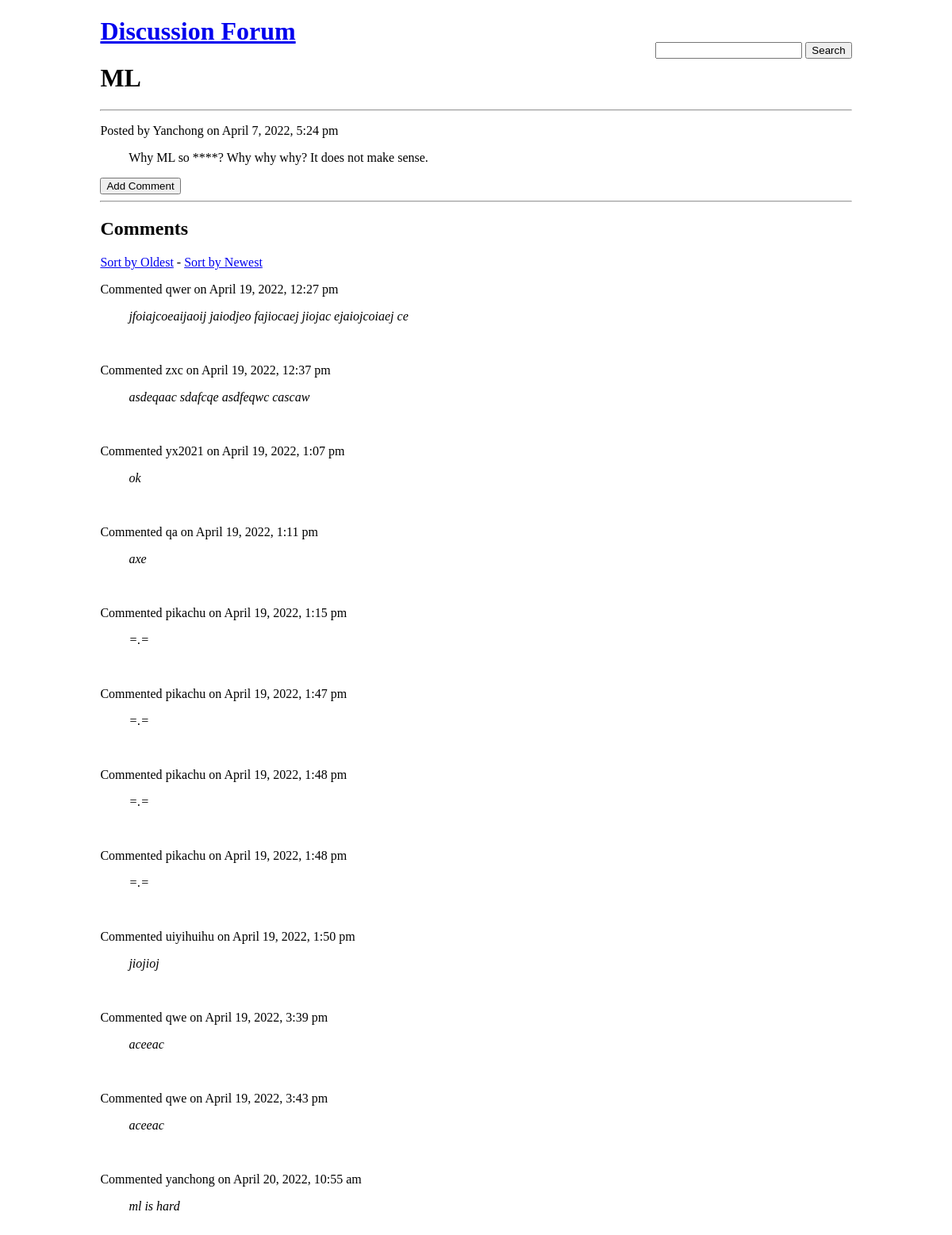
Screenshot of /view.php?id=3 with the database file from the repository.
### tables this page shows
CREATE TABLE posts (id integer primary key autoincrement, title text, body text, name text, time integer);

CREATE TABLE comments (id integer primary key autoincrement, post_id integer, body text, name text, time integer);

### view.php (the view, shortened to what this page needs)
<!doctype html>
<html>
  <head>
  </head>
  <body>
    <div id="container">
      <div id="search_box">
        <form id="search" method="post" action="search.php">
          <input type="text" name="keyword">
          <button>Search</button>
        </form>
      </div>
      <a href='index.php'><h1>Discussion Forum</h1></a>
      <?php
        include('config.php');
        $id = $_GET['id'];
        $sql = "SELECT * FROM posts WHERE id = $id";
        $result = $db->query($sql);
        $row=$result->fetchArray();
      ?>
      <h1>
        <?php print $row['title']; ?>
      </h1>
      <hr>
      <div>
        <p>Posted by <?php print $row['name']?> on
        <?php
          $pretty_time = date("F j, Y, g:i a", $row['time']);
          print $pretty_time;
        ?></p>
        <p>&emsp;&emsp; <?php print $row['body']?></p>
        <button id='panel_visibility' data-status="hidden">Add Comment</button><br>
      </div>
      <hr>
      <h2>Comments</h2>
      <a href="view.php?order=asc&id=<?php print $id;?>">Sort by Oldest</a> -
      <a href="view.php?order=desc&id=<?php print $id;?>">Sort by Newest</a>
      <?php
        include('config.php');
        if ($_GET['order']=='desc'){
          $sql = "SELECT * FROM comments  WHERE post_id = $id ORDER BY time DESC";
        } else if ($_GET['order']=='asc'){
          $sql = "SELECT * FROM comments WHERE post_id = $id ORDER BY time ASC ";
        } else{
          $sql = "SELECT * FROM comments WHERE post_id = $id";
        }
        $result = $db->query($sql);
        while ($row = $result->fetchArray()) {
          ?>
          <div>
            <p>Commented <?php print $row['name']; ?> on <?php
            $pretty_time = date("F j, Y, g:i a", $row['time']);
            print $pretty_time;
            ?></p>
            <p>&emsp;&emsp; <i><?php print $row['body']; ?></i></p>
          </div>
          <br>
          <?php
        }
      ?>
    </div>
  </body>
<html>

### view.php (style rules this page uses)
#search_box { position: absolute; top: 2em; right: 0em; }
#container { position: relative; max-width: 80%; margin: auto; }

### rows the page displays
posts: title "ML", name "Yanchong", time "April 7, 2022, 5:24 pm", body "Why ML so ****? Why why why? It does not make sense."
comments: name "qwer", time "April 19, 2022, 12:27 pm", body "jfoiajcoeaijaoij jaiodjeo fajiocaej jiojac ejaiojcoiaej ce"
comments: name "zxc", time "April 19, 2022, 12:37 pm", body "asdeqaac sdafcqe asdfeqwc cascaw"
comments: name "yx2021", time "April 19, 2022, 1:07 pm", body "ok"
comments: name "qa", time "April 19, 2022, 1:11 pm", body "axe"
comments: name "pikachu", time "April 19, 2022, 1:15 pm", body "=.="
comments: name "pikachu", time "April 19, 2022, 1:47 pm", body "=.="
comments: name "pikachu", time "April 19, 2022, 1:48 pm", body "=.="
comments: name "pikachu", time "April 19, 2022, 1:48 pm", body "=.="
comments: name "uiyihuihu", time "April 19, 2022, 1:50 pm", body "jiojioj"
comments: name "qwe", time "April 19, 2022, 3:39 pm", body "aceeac"
comments: name "qwe", time "April 19, 2022, 3:43 pm", body "aceeac"
comments: name "yanchong", time "April 20, 2022, 10:55 am", body "ml is hard"
